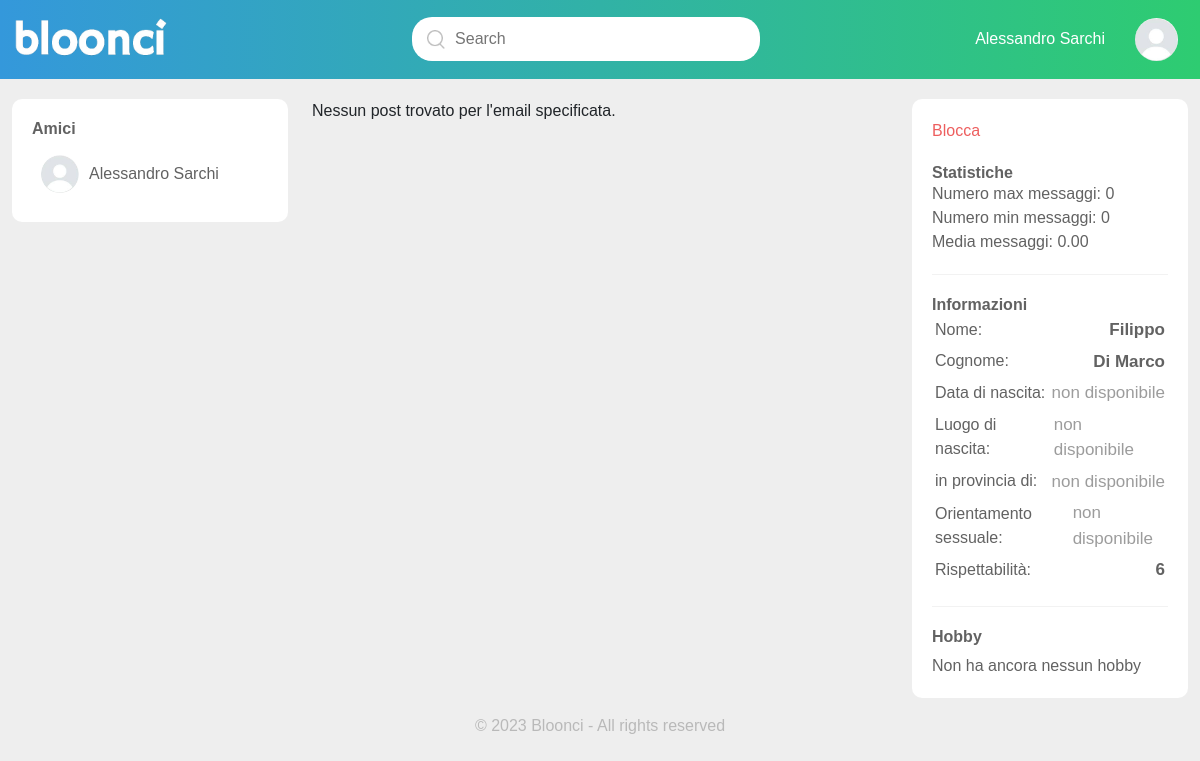
The app's page /frontEnd/bachecaAmico.php?emailCorrente=filo@gmail.com (signed in) with its own data.
### tables this page shows
CREATE TABLE `utente` (
  `email` varchar(50) NOT NULL,
  `password` varchar(50) NOT NULL,
  `nome` varchar(30) NOT NULL,
  `cognome` varchar(30) NOT NULL,
  `dataNascita` date DEFAULT NULL,
  `cittàNacita` varchar(30) DEFAULT NULL,
  `provinciaNascita` varchar(30) DEFAULT NULL,
  `orientamentoSessuale` enum('eterosessuale','omosessuale','bisessuale','altro') DEFAULT NULL,
  `rispettabilità` enum('0','1','2','3','4','5','6','7','8','9','10') NOT NULL DEFAULT '6',
  `bloccante` varchar(50) DEFAULT NULL,
  `amministratore` tinyint(1) NOT NULL DEFAULT 0
);

### backEnd/infoListAmico.php (the view)
<?php
try {
    $emailUtente = $_SESSION['emailBacheca'];
    $sql = "SELECT nome, cognome, dataNascita, cittàNacita, provinciaNascita, orientamentoSessuale, rispettabilità
    FROM utente WHERE email = '$emailUtente';";
    $result = $cid->query($sql);
    if ($result->num_rows > 0) {
        while ($row = $result->fetch_assoc()) {
            echo "<div class='user-info'>";
            echo "<div class='info-list'><div>Nome: </div><span>" . ($row['nome'] ?? "<div class='non-disponibile'>non disponibile</div>") . "</span></div>";
            echo "<div class='info-list'><div>Cognome: </div><span>" . ($row['cognome'] ?? "<div class='non-disponibile'>non disponibile</div>") . "</span></div>";
            echo "<div class='info-list'><div>Data di nascita: </div><span>" . ($row['dataNascita'] ? date('d-m-Y', strtotime($row['dataNascita'])) : "<div class='non-disponibile'>non disponibile</div>") . "</span></div>";
            echo "<div class='info-list'><div>Luogo di nascita: </div><span>" . ($row['cittàNacita'] ?? "<div class='non-disponibile'>non disponibile</div>") . "</span></div>";
            echo "<div class='info-list'><div>in provincia di: </div><span>" . ($row['provinciaNascita'] ?? "<div class='non-disponibile'>non disponibile</div>") . "</span></div>";
            echo "<div class='info-list'><div>Orientamento sessuale: </div><span>" . ($row['orientamentoSessuale'] ?? "<div class='non-disponibile'>non disponibile</div>") . "</span></div>";
            echo "<div class='info-list'><div>Rispettabilità: </div><span>" . ($row['rispettabilità'] ?? "<div class='non-disponibile'>non disponibile</div>") . "</span></div>";
            echo "</div>";
        }
    } else {
        echo "Non ci sono risultati per questa query.";
    }
} catch (Exception $error) {
    echo $error;
}
?>

### backEnd/friendListAmico.php
<?php
try {
    $emailUtente = $_SESSION['emailBacheca'];
    $sql = "SELECT utente.nome, utente.cognome, utente.email
            FROM amicizia
            INNER JOIN utente ON (amicizia.emailRichiedente = utente.email AND amicizia.emailRicevitore = '$emailUtente' AND amicizia.dataAccettazione IS NOT NULL)
            OR (amicizia.emailRicevitore = utente.email AND amicizia.emailRichiedente = '$emailUtente' AND amicizia.dataAccettazione IS NOT NULL);";
    $result = $cid->query($sql);
    if ($result->num_rows > 0) {
        while ($row = $result->fetch_assoc()) {
            echo "<div class='friend-list'>";
            echo "  <img class='d-none d-lg-block' src='../images/misc/unkwownPhoto.jpeg'>";
            echo "  <div class='request-info'>";
            echo "      <h4><a href='../frontEnd/bachecaAmico.php?emailCorrente=" . $row['email'] . " ''>" . $row['nome'] . " " . $row['cognome'] . "</a></h4>";
            echo "  </div>";
            echo "</div>";
        }
    } else {
        echo "<div>Non ha ancora nessun amico</div>";
    }
} catch (Exception $error) {
    echo $error;
}

### style/myStyle.css (style rules this page uses)
* { margin: 0; padding: 0; font-family: 'poppins', sans-serif; }
body { background: #626262; }
.friend-list { display: flex; margin: 9px; align-items: center; }
.info-list { display: flex; margin: 3px; align-items: center; justify-content: space-between; }
.user-info { display: flex; flex-direction: column; }
.non-disponibile { font-weight: 400; color: #9c9c9c; }
.friend-list img { width: 38px; border-radius: 50%; margin-right: 10px; }
.request-list h4, .friend-list h4 { font-weight: 500; font-size: 16px; margin-top: 6px; margin-bottom: 6px; }
.request-list h4 a, .friend-list h4 a { text-decoration: none; color: #626262; }
.user-info span { font-size: 17px; font-weight: 600; }
.request-info { display: flex; align-items: center; justify-content: space-between; flex-grow: 1; }

### records on screen
utente: nome "Alessandro", cognome "Sarchi"
utente: nome "Filippo", cognome "Di Marco", shows "non disponibile", cittàNacita "non disponibile", provinciaNascita "non disponibile", orientamentoSessuale "non disponibile", rispettabilità "6"

### other values on screen
$_SESSION['nome'] "Alessandro"
$_SESSION['cognome'] "Sarchi"
$stats['maxMessages'] "0"
$stats['minMessages'] "0"
$stats['averageMessages'] "0.00"
